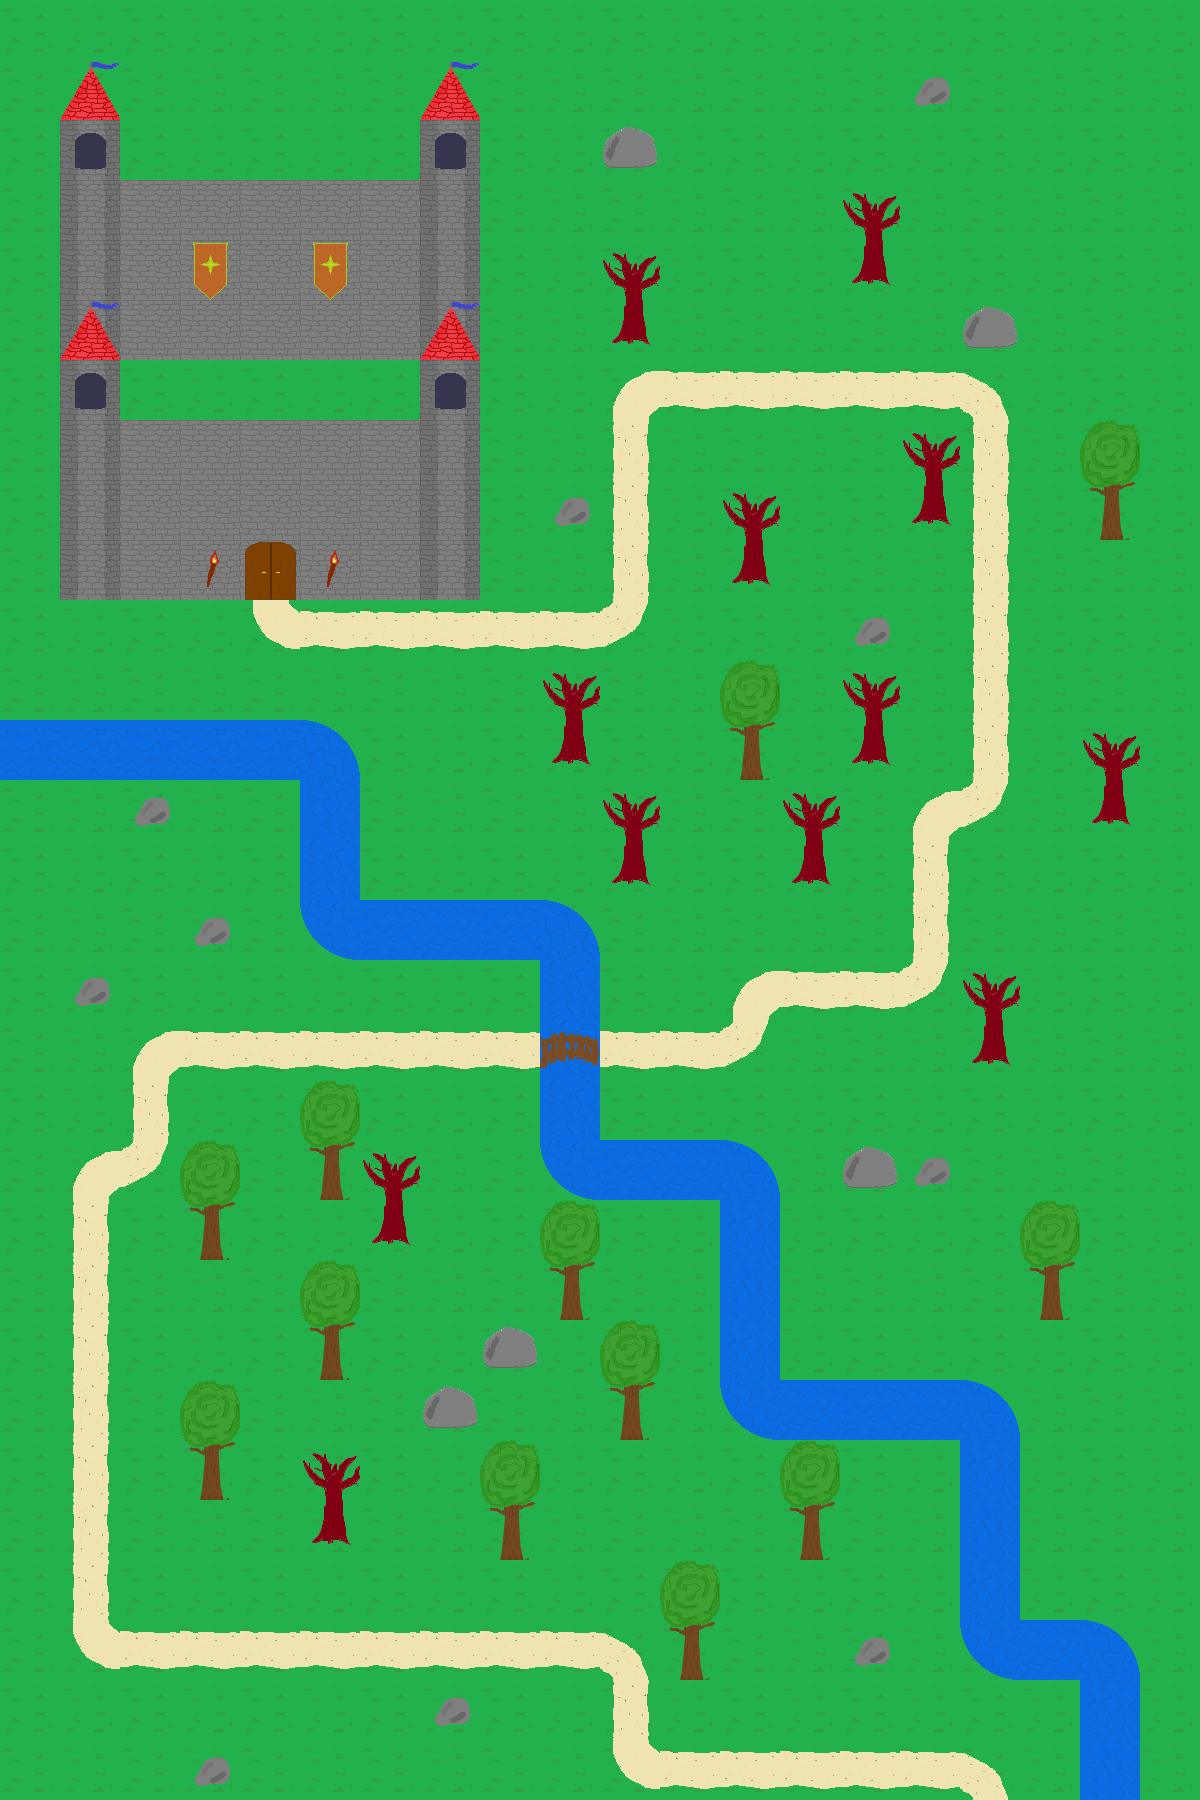

Below is a game level as drawn by its tile map, then a one-line description and the .tmx that defines it (tile-layer data replaced by summaries):
An orthogonal 20x30 tile map with 60x60 px tiles, 2 tile layers (Tile Layer 1, Tile Layer 2), 9 tilesets and 4 objects (spawn, castle, road).

<map version="1.0" orientation="orthogonal" renderorder="right-down" width="20" height="30" tilewidth="60" tileheight="60" nextobjectid="6">
 <tileset firstgid="1" name="misc" tilewidth="60" tileheight="60" tilecount="4">
  <tile id="0">
   <image width="60" height="60" source="../images/boulder.png" />
  </tile>
  <tile id="1">
   <image width="60" height="60" source="../images/grass.png" />
  </tile>
  <tile id="2">
   <image width="60" height="60" source="../images/bridge.png" />
  </tile>
  <tile id="3">
   <image width="60" height="60" source="../images/banner.png" />
  </tile>
 </tileset>
 <tileset firstgid="5" name="flags" tilewidth="60" tileheight="60" tilecount="3">
  <image source="../images/flags.png" width="180" height="60" />
  <tile id="0">
   <animation>
    <frame tileid="0" duration="200" />
    <frame tileid="1" duration="200" />
    <frame tileid="2" duration="200" />
    <frame tileid="1" duration="200" />
   </animation>
  </tile>
 </tileset>
 <tileset firstgid="8" name="castle" tilewidth="60" tileheight="60" tilecount="6">
  <image source="../images/castle.png" width="180" height="120" />
 </tileset>
 <tileset firstgid="14" name="torch" tilewidth="60" tileheight="60" tilecount="2">
  <image source="../images/torch.png" width="120" height="60" />
  <tile id="0">
   <animation>
    <frame tileid="0" duration="100" />
    <frame tileid="1" duration="100" />
   </animation>
  </tile>
 </tileset>
 <tileset firstgid="16" name="river2" tilewidth="60" tileheight="60" tilecount="20">
  <image source="../images/river2.png" width="600" height="120" />
  <tile id="0">
   <animation>
    <frame tileid="0" duration="100" />
    <frame tileid="1" duration="100" />
    <frame tileid="2" duration="100" />
    <frame tileid="3" duration="100" />
    <frame tileid="4" duration="100" />
    <frame tileid="5" duration="100" />
    <frame tileid="6" duration="100" />
    <frame tileid="7" duration="100" />
    <frame tileid="8" duration="100" />
    <frame tileid="9" duration="100" />
   </animation>
  </tile>
  <tile id="10">
   <animation>
    <frame tileid="19" duration="100" />
    <frame tileid="18" duration="100" />
    <frame tileid="17" duration="100" />
    <frame tileid="16" duration="100" />
    <frame tileid="15" duration="100" />
    <frame tileid="14" duration="100" />
    <frame tileid="13" duration="100" />
    <frame tileid="12" duration="100" />
    <frame tileid="11" duration="100" />
    <frame tileid="10" duration="100" />
   </animation>
  </tile>
 </tileset>
 <tileset firstgid="36" name="roads1" tilewidth="60" tileheight="60" tilecount="6">
  <image source="../images/roads1.png" width="120" height="180" />
 </tileset>
 <tileset firstgid="42" name="treeandarock" tilewidth="60" tileheight="60" tilecount="4">
  <image source="../images/tree_and_rock.png" width="120" height="120" />
 </tileset>
 <tileset firstgid="46" name="tree" tilewidth="60" tileheight="60" tilecount="2">
  <image source="../images/tree.png" width="60" height="120" />
 </tileset>
 <tileset firstgid="48" name="river3" tilewidth="60" tileheight="60" tilecount="40">
  <image source="../images/river3.png" width="1200" height="120" />
  <tile id="0">
   <animation>
    <frame tileid="0" duration="100" />
    <frame tileid="2" duration="100" />
    <frame tileid="4" duration="100" />
    <frame tileid="6" duration="100" />
    <frame tileid="8" duration="100" />
    <frame tileid="10" duration="100" />
    <frame tileid="12" duration="100" />
    <frame tileid="14" duration="100" />
    <frame tileid="16" duration="100" />
   </animation>
  </tile>
  <tile id="1">
   <animation>
    <frame tileid="1" duration="100" />
    <frame tileid="3" duration="100" />
    <frame tileid="5" duration="100" />
    <frame tileid="7" duration="100" />
    <frame tileid="9" duration="100" />
    <frame tileid="11" duration="100" />
    <frame tileid="13" duration="100" />
    <frame tileid="15" duration="100" />
    <frame tileid="17" duration="100" />
   </animation>
  </tile>
  <tile id="20">
   <animation>
    <frame tileid="38" duration="100" />
    <frame tileid="36" duration="100" />
    <frame tileid="34" duration="100" />
    <frame tileid="32" duration="100" />
    <frame tileid="30" duration="100" />
    <frame tileid="28" duration="100" />
    <frame tileid="26" duration="100" />
    <frame tileid="24" duration="100" />
    <frame tileid="22" duration="100" />
   </animation>
  </tile>
  <tile id="21">
   <animation>
    <frame tileid="39" duration="100" />
    <frame tileid="37" duration="100" />
    <frame tileid="35" duration="100" />
    <frame tileid="33" duration="100" />
    <frame tileid="31" duration="100" />
    <frame tileid="29" duration="100" />
    <frame tileid="27" duration="100" />
    <frame tileid="25" duration="100" />
    <frame tileid="23" duration="100" />
   </animation>
  </tile>
 </tileset>
 <layer name="Tile Layer 1" width="20" height="30">
  <data>[600 cells, 600 non-empty, 5 distinct tile ids]</data>
 </layer>
 <layer name="Tile Layer 2" width="20" height="30">
  <data>[600 cells, 160 non-empty, 21 distinct tile ids]</data>
 </layer>
 <objectgroup name="Object Layer 1" visible="0">
  <object id="2" name="spawn" x="720" y="180" width="60" height="60">
   <properties>
    <property name="action" value="text" />
    <property name="active" value="1" />
    <property name="next_node" value="3" />
   </properties>
  </object>
  <object id="3" name="castle" x="240" y="600" width="60" height="60">
   <properties>
    <property name="action" value="text" />
    <property name="active" value="0" />
    <property name="next_node" value="4" />
   </properties>
  </object>
  <object id="4" name="road" x="780" y="960" width="60" height="60">
   <properties>
    <property name="action" value="text" />
    <property name="active" value="0" />
    <property name="next_node" value="5" />
   </properties>
  </object>
  <object id="5" x="420" y="1620" width="60" height="60">
   <properties>
    <property name="action" value="battle" />
    <property name="active" value="0" />
    <property name="next_node" value="6" />
   </properties>
  </object>
 </objectgroup>
</map>
